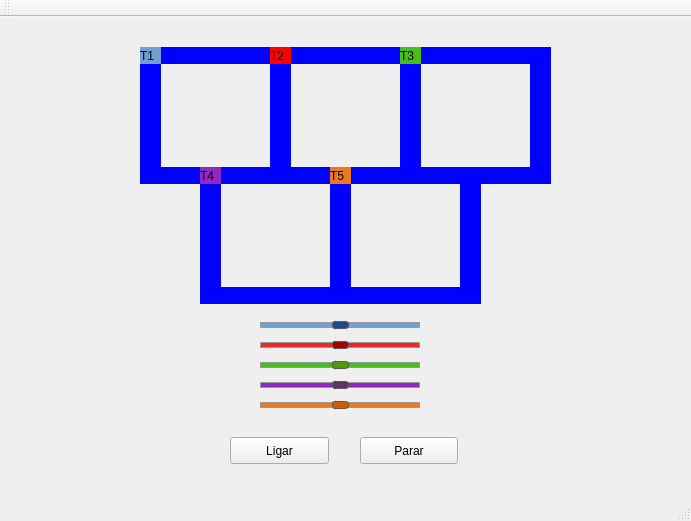
<?xml version="1.0" encoding="UTF-8"?>
<ui version="4.0">
 <class>MainWindow</class>
 <widget class="QMainWindow" name="MainWindow">
  <property name="geometry">
   <rect>
    <x>0</x>
    <y>0</y>
    <width>691</width>
    <height>521</height>
   </rect>
  </property>
  <property name="windowTitle">
   <string>MainWindow</string>
  </property>
  <widget class="QWidget" name="centralWidget">
   <widget class="QLabel" name="label_trem1">
    <property name="geometry">
     <rect>
      <x>140</x>
      <y>30</y>
      <width>21</width>
      <height>17</height>
     </rect>
    </property>
    <property name="styleSheet">
     <string notr="true">QLabel { background: rgb(114, 159, 207)}</string>
    </property>
    <property name="text">
     <string>T1</string>
    </property>
   </widget>
   <widget class="QLabel" name="label_trilho1">
    <property name="geometry">
     <rect>
      <x>160</x>
      <y>30</y>
      <width>111</width>
      <height>17</height>
     </rect>
    </property>
    <property name="styleSheet">
     <string notr="true">QLabel { background: blue}</string>
    </property>
    <property name="text">
     <string/>
    </property>
   </widget>
   <widget class="QLabel" name="label_trilho2">
    <property name="geometry">
     <rect>
      <x>160</x>
      <y>150</y>
      <width>111</width>
      <height>17</height>
     </rect>
    </property>
    <property name="styleSheet">
     <string notr="true">QLabel { background: blue}</string>
    </property>
    <property name="text">
     <string/>
    </property>
   </widget>
   <widget class="QLabel" name="label_trilho3">
    <property name="geometry">
     <rect>
      <x>270</x>
      <y>30</y>
      <width>21</width>
      <height>137</height>
     </rect>
    </property>
    <property name="styleSheet">
     <string notr="true">QLabel { background: blue}</string>
    </property>
    <property name="text">
     <string/>
    </property>
   </widget>
   <widget class="QLabel" name="label_trilho4">
    <property name="geometry">
     <rect>
      <x>140</x>
      <y>30</y>
      <width>21</width>
      <height>137</height>
     </rect>
    </property>
    <property name="styleSheet">
     <string notr="true">QLabel { background: blue}</string>
    </property>
    <property name="text">
     <string/>
    </property>
   </widget>
   <widget class="QPushButton" name="pushButton">
    <property name="geometry">
     <rect>
      <x>230</x>
      <y>420</y>
      <width>99</width>
      <height>27</height>
     </rect>
    </property>
    <property name="text">
     <string>Ligar</string>
    </property>
   </widget>
   <widget class="QPushButton" name="pushButton_2">
    <property name="geometry">
     <rect>
      <x>360</x>
      <y>420</y>
      <width>98</width>
      <height>27</height>
     </rect>
    </property>
    <property name="text">
     <string>Parar</string>
    </property>
   </widget>
   <widget class="QLabel" name="label_trilho4_2">
    <property name="geometry">
     <rect>
      <x>400</x>
      <y>30</y>
      <width>21</width>
      <height>137</height>
     </rect>
    </property>
    <property name="styleSheet">
     <string notr="true">QLabel { background: blue}</string>
    </property>
    <property name="text">
     <string/>
    </property>
   </widget>
   <widget class="QLabel" name="label_trilho1_2">
    <property name="geometry">
     <rect>
      <x>290</x>
      <y>30</y>
      <width>111</width>
      <height>17</height>
     </rect>
    </property>
    <property name="styleSheet">
     <string notr="true">QLabel { background: blue}</string>
    </property>
    <property name="text">
     <string/>
    </property>
   </widget>
   <widget class="QLabel" name="label_trilho2_2">
    <property name="geometry">
     <rect>
      <x>290</x>
      <y>150</y>
      <width>111</width>
      <height>17</height>
     </rect>
    </property>
    <property name="styleSheet">
     <string notr="true">QLabel { background: blue}</string>
    </property>
    <property name="text">
     <string/>
    </property>
   </widget>
   <widget class="QLabel" name="label_trem2">
    <property name="geometry">
     <rect>
      <x>270</x>
      <y>30</y>
      <width>21</width>
      <height>17</height>
     </rect>
    </property>
    <property name="styleSheet">
     <string notr="true">QLabel { background: red}</string>
    </property>
    <property name="text">
     <string>T2</string>
    </property>
   </widget>
   <widget class="QLabel" name="label_trilho4_3">
    <property name="geometry">
     <rect>
      <x>530</x>
      <y>30</y>
      <width>21</width>
      <height>137</height>
     </rect>
    </property>
    <property name="styleSheet">
     <string notr="true">QLabel { background: blue}</string>
    </property>
    <property name="text">
     <string/>
    </property>
   </widget>
   <widget class="QLabel" name="label_trilho2_3">
    <property name="geometry">
     <rect>
      <x>420</x>
      <y>150</y>
      <width>111</width>
      <height>17</height>
     </rect>
    </property>
    <property name="styleSheet">
     <string notr="true">QLabel { background: blue}</string>
    </property>
    <property name="text">
     <string/>
    </property>
   </widget>
   <widget class="QLabel" name="label_trilho2_4">
    <property name="geometry">
     <rect>
      <x>420</x>
      <y>30</y>
      <width>111</width>
      <height>17</height>
     </rect>
    </property>
    <property name="styleSheet">
     <string notr="true">QLabel { background: blue}</string>
    </property>
    <property name="text">
     <string/>
    </property>
   </widget>
   <widget class="QLabel" name="label_trilho2_5">
    <property name="geometry">
     <rect>
      <x>220</x>
      <y>270</y>
      <width>111</width>
      <height>17</height>
     </rect>
    </property>
    <property name="styleSheet">
     <string notr="true">QLabel { background: blue}</string>
    </property>
    <property name="text">
     <string/>
    </property>
   </widget>
   <widget class="QLabel" name="label_trilho2_6">
    <property name="geometry">
     <rect>
      <x>350</x>
      <y>270</y>
      <width>111</width>
      <height>17</height>
     </rect>
    </property>
    <property name="styleSheet">
     <string notr="true">QLabel { background: blue}</string>
    </property>
    <property name="text">
     <string/>
    </property>
   </widget>
   <widget class="QLabel" name="label_trem3">
    <property name="geometry">
     <rect>
      <x>400</x>
      <y>30</y>
      <width>21</width>
      <height>17</height>
     </rect>
    </property>
    <property name="styleSheet">
     <string notr="true">QLabel { background: rgb(71, 191, 26)}</string>
    </property>
    <property name="text">
     <string>T3</string>
    </property>
   </widget>
   <widget class="QLabel" name="label_trilho4_4">
    <property name="geometry">
     <rect>
      <x>200</x>
      <y>166</y>
      <width>21</width>
      <height>121</height>
     </rect>
    </property>
    <property name="styleSheet">
     <string notr="true">QLabel { background: blue}</string>
    </property>
    <property name="text">
     <string/>
    </property>
   </widget>
   <widget class="QLabel" name="label_trilho4_5">
    <property name="geometry">
     <rect>
      <x>330</x>
      <y>166</y>
      <width>21</width>
      <height>121</height>
     </rect>
    </property>
    <property name="styleSheet">
     <string notr="true">QLabel { background: blue}</string>
    </property>
    <property name="text">
     <string/>
    </property>
   </widget>
   <widget class="QLabel" name="label_trilho4_6">
    <property name="geometry">
     <rect>
      <x>460</x>
      <y>166</y>
      <width>21</width>
      <height>121</height>
     </rect>
    </property>
    <property name="styleSheet">
     <string notr="true">QLabel { background: blue}</string>
    </property>
    <property name="text">
     <string/>
    </property>
   </widget>
   <widget class="QLabel" name="label_trem4">
    <property name="geometry">
     <rect>
      <x>200</x>
      <y>150</y>
      <width>21</width>
      <height>17</height>
     </rect>
    </property>
    <property name="styleSheet">
     <string notr="true">QLabel { background: rgb(144, 40, 193)}</string>
    </property>
    <property name="text">
     <string>T4</string>
    </property>
   </widget>
   <widget class="QLabel" name="label_trem5">
    <property name="geometry">
     <rect>
      <x>330</x>
      <y>150</y>
      <width>21</width>
      <height>17</height>
     </rect>
    </property>
    <property name="styleSheet">
     <string notr="true">QLabel { background: rgb(238, 119, 33)}</string>
    </property>
    <property name="text">
     <string>T5</string>
    </property>
   </widget>
   <widget class="QSlider" name="horizontalSlider">
    <property name="geometry">
     <rect>
      <x>260</x>
      <y>300</y>
      <width>160</width>
      <height>16</height>
     </rect>
    </property>
    <property name="autoFillBackground">
     <bool>false</bool>
    </property>
    <property name="styleSheet">
     <string notr="true">QSlider::groove:horizontal {
    border: 1px solid #999999;
    height: 4px; /* the groove expands to the size of the slider by default. by giving it a height, it has a fixed size */
    background: rgb(114, 159, 207);
    margin: 2px 0;
}

QSlider::handle:horizontal {
    background: rgb(32, 74, 135);
    border: 1px solid #5c5c5c;
    width: 15px;
    margin: -2px 0; /* handle is placed by default on the contents rect of the groove. Expand outside the groove */
    border-radius: 3px;
}</string>
    </property>
    <property name="maximum">
     <number>200</number>
    </property>
    <property name="sliderPosition">
     <number>99</number>
    </property>
    <property name="orientation">
     <enum>Qt::Horizontal</enum>
    </property>
    <property name="invertedAppearance">
     <bool>true</bool>
    </property>
   </widget>
   <widget class="QSlider" name="horizontalSlider_2">
    <property name="geometry">
     <rect>
      <x>260</x>
      <y>320</y>
      <width>160</width>
      <height>16</height>
     </rect>
    </property>
    <property name="autoFillBackground">
     <bool>false</bool>
    </property>
    <property name="styleSheet">
     <string notr="true">QSlider::groove:horizontal {
    border: 1px solid #999999;
    height: 4px; /* the groove expands to the size of the slider by default. by giving it a height, it has a fixed size */
    background: rgb(239, 41, 41);
    margin: 2px 0;
}

QSlider::handle:horizontal {
    background: rgb(164, 0, 0);
    border: 1px solid #5c5c5c;
    width: 15px;
    margin: -2px 0; /* handle is placed by default on the contents rect of the groove. Expand outside the groove */
    border-radius: 3px;
}</string>
    </property>
    <property name="maximum">
     <number>200</number>
    </property>
    <property name="sliderPosition">
     <number>100</number>
    </property>
    <property name="orientation">
     <enum>Qt::Horizontal</enum>
    </property>
    <property name="invertedAppearance">
     <bool>true</bool>
    </property>
   </widget>
   <widget class="QSlider" name="horizontalSlider_3">
    <property name="geometry">
     <rect>
      <x>260</x>
      <y>340</y>
      <width>160</width>
      <height>16</height>
     </rect>
    </property>
    <property name="autoFillBackground">
     <bool>false</bool>
    </property>
    <property name="styleSheet">
     <string notr="true">QSlider::groove:horizontal {
    border: 1px solid #999999;
    height: 4px; /* the groove expands to the size of the slider by default. by giving it a height, it has a fixed size */
    background: rgb(71, 191, 26);
    margin: 2px 0;
}

QSlider::handle:horizontal {
    background: rgb(78, 154, 6);
    border: 1px solid #5c5c5c;
    width: 15px;
    margin: -2px 0; /* handle is placed by default on the contents rect of the groove. Expand outside the groove */
    border-radius: 3px;
}</string>
    </property>
    <property name="maximum">
     <number>200</number>
    </property>
    <property name="sliderPosition">
     <number>100</number>
    </property>
    <property name="orientation">
     <enum>Qt::Horizontal</enum>
    </property>
    <property name="invertedAppearance">
     <bool>true</bool>
    </property>
   </widget>
   <widget class="QSlider" name="horizontalSlider_4">
    <property name="geometry">
     <rect>
      <x>260</x>
      <y>360</y>
      <width>160</width>
      <height>16</height>
     </rect>
    </property>
    <property name="autoFillBackground">
     <bool>false</bool>
    </property>
    <property name="styleSheet">
     <string notr="true">QSlider::groove:horizontal {
    border: 1px solid #999999;
    height: 4px; /* the groove expands to the size of the slider by default. by giving it a height, it has a fixed size */
    background: rgb(144, 40, 193);
    margin: 2px 0;
}

QSlider::handle:horizontal {
    background: rgb(92, 53, 102);
    border: 1px solid #5c5c5c;
    width: 15px;
    margin: -2px 0; /* handle is placed by default on the contents rect of the groove. Expand outside the groove */
    border-radius: 3px;
}</string>
    </property>
    <property name="maximum">
     <number>200</number>
    </property>
    <property name="sliderPosition">
     <number>100</number>
    </property>
    <property name="orientation">
     <enum>Qt::Horizontal</enum>
    </property>
    <property name="invertedAppearance">
     <bool>true</bool>
    </property>
   </widget>
   <widget class="QSlider" name="horizontalSlider_5">
    <property name="geometry">
     <rect>
      <x>260</x>
      <y>380</y>
      <width>160</width>
      <height>16</height>
     </rect>
    </property>
    <property name="autoFillBackground">
     <bool>false</bool>
    </property>
    <property name="styleSheet">
     <string notr="true">QSlider::groove:horizontal {
    border: 1px solid #999999;
    height: 4px; /* the groove expands to the size of the slider by default. by giving it a height, it has a fixed size */
    background: rgb(238, 119, 33);
    margin: 2px 0;
}

QSlider::handle:horizontal {
    background: rgb(206, 92, 0);
    border: 1px solid #5c5c5c;
    width: 15px;
    margin: -2px 0; /* handle is placed by default on the contents rect of the groove. Expand outside the groove */
    border-radius: 3px;
}</string>
    </property>
    <property name="maximum">
     <number>200</number>
    </property>
    <property name="sliderPosition">
     <number>100</number>
    </property>
    <property name="orientation">
     <enum>Qt::Horizontal</enum>
    </property>
    <property name="invertedAppearance">
     <bool>true</bool>
    </property>
   </widget>
   <zorder>label_trilho1</zorder>
   <zorder>label_trilho2</zorder>
   <zorder>label_trilho3</zorder>
   <zorder>label_trilho4</zorder>
   <zorder>label_trem1</zorder>
   <zorder>pushButton</zorder>
   <zorder>pushButton_2</zorder>
   <zorder>label_trilho4_2</zorder>
   <zorder>label_trilho1_2</zorder>
   <zorder>label_trilho2_2</zorder>
   <zorder>label_trem2</zorder>
   <zorder>label_trilho4_3</zorder>
   <zorder>label_trilho2_3</zorder>
   <zorder>label_trilho2_4</zorder>
   <zorder>label_trilho2_5</zorder>
   <zorder>label_trilho2_6</zorder>
   <zorder>label_trem3</zorder>
   <zorder>label_trilho4_4</zorder>
   <zorder>label_trilho4_5</zorder>
   <zorder>label_trilho4_6</zorder>
   <zorder>label_trem4</zorder>
   <zorder>label_trem5</zorder>
   <zorder>horizontalSlider</zorder>
   <zorder>horizontalSlider_2</zorder>
   <zorder>horizontalSlider_3</zorder>
   <zorder>horizontalSlider_4</zorder>
   <zorder>horizontalSlider_5</zorder>
  </widget>
  <widget class="QMenuBar" name="menuBar">
   <property name="geometry">
    <rect>
     <x>0</x>
     <y>0</y>
     <width>691</width>
     <height>22</height>
    </rect>
   </property>
  </widget>
  <widget class="QToolBar" name="mainToolBar">
   <attribute name="toolBarArea">
    <enum>TopToolBarArea</enum>
   </attribute>
   <attribute name="toolBarBreak">
    <bool>false</bool>
   </attribute>
  </widget>
  <widget class="QStatusBar" name="statusBar"/>
 </widget>
 <layoutdefault spacing="6" margin="11"/>
 <resources/>
 <connections/>
</ui>
